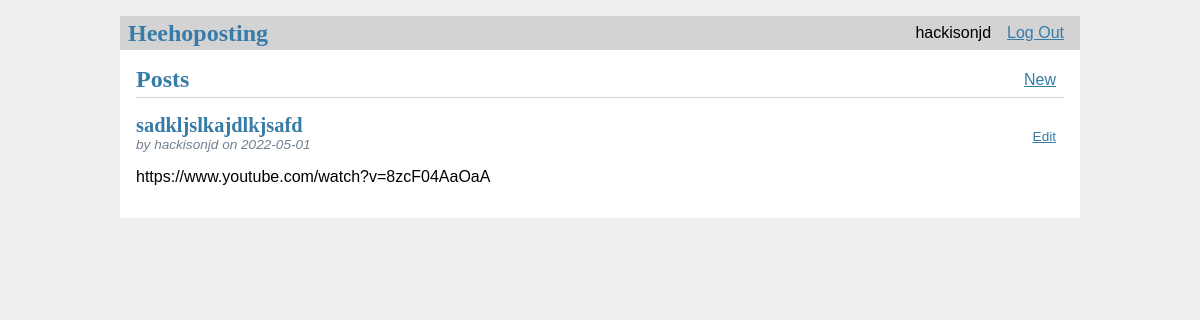
Screenshot of / (signed in) with the database file from the repository.
### tables this page shows
CREATE TABLE user (
  id INTEGER PRIMARY KEY AUTOINCREMENT,
  username TEXT UNIQUE NOT NULL,
  password TEXT NOT NULL
);

CREATE TABLE post (
  id INTEGER PRIMARY KEY AUTOINCREMENT,
  author_id INTEGER NOT NULL,
  created TIMESTAMP NOT NULL DEFAULT CURRENT_TIMESTAMP,
  title TEXT NOT NULL,
  body TEXT NOT NULL,
  FOREIGN KEY (author_id) REFERENCES user (id)
);

### heehoposting/blog.py (the view)
@bp.route('/')
def index():
    db = get_db()
    posts = db.execute(
        'SELECT p.id, title, body, created, author_id, username'
        ' FROM post p JOIN user u ON p.author_id = u.id'
        ' ORDER BY created DESC'
    ).fetchall()
    return render_template('blog/index.html', posts=posts)

### heehoposting/auth.py (called while the page is built)
@bp.before_app_request
def load_logged_in_user():
    user_id = session.get('user_id')
    if user_id is None:
        g.user = None
    else:
        g.user = get_db().execute(
            'SELECT * FROM user WHERE id = ?', (user_id,)
        ).fetchone()

### heehoposting/db.py (called while the page is built)
def get_db():
    if 'db' not in g:
        g.db = sqlite3.connect(
            current_app.config['DATABASE'],
            detect_types = sqlite3.PARSE_DECLTYPES
        )
        g.db.row_factory = sqlite3.Row
    return g.db

### heehoposting/templates/blog/index.html (shortened to what this page needs)
{% extends 'base.html' %}
{% block header %}
  <h1>{% block title %}Posts{% endblock %}</h1>
  {% if g.user %}
    <a class="action" href="{{ url_for('blog.create') }}">New</a>
  {% endif %}
{% endblock %}
{% block content %}
  {% for post in posts %}
    <article class="post">
      <header>
        <div>
          <h1>{{ post['title'] }}</h1>
          <div class="about">by {{ post['username'] }} on {{ post['created'].strftime('%Y-%m-%d') }}</div>
        </div>
        {% if g.user['id'] == post['author_id'] %}
          <a class="action" href="{{ url_for('blog.update', id=post['id']) }}">Edit</a>
        {% endif %}
      </header>
      <p class="body">{{ post['body'] }}</p>
    </article>
  {% endfor %}
{% endblock %}

### heehoposting/templates/base.html (shortened to what this page needs)
<!doctype html>
<link rel="stylesheet" href="{{ url_for('static', filename='style.css') }}">
<nav>
  <h1>Heehoposting</h1>
  <ul>
    {% if g.user %}
      <li><span>{{ g.user['username'] }}</span>
      <li><a href="{{ url_for('auth.logout') }}">Log Out</a>
    {% else %}
      <li><a href="{{ url_for('auth.register') }}">Register</a>
      <li><a href="{{ url_for('auth.login') }}">Log In</a>
    {% endif %}
  </ul>
</nav>
<section class="content">
  <header>
    {% block header %}{% endblock %}
  </header>
  {% block content %}{% endblock %}
</section>

### heehoposting/static/style.css (style rules this page uses)
h1 { font-family: serif; color: #377ba8; margin: 1rem 0; }
a { color: #377ba8; }
nav { background: lightgray; display: flex; align-items: center; padding: 0 0.5rem; }
nav h1 { flex: auto; margin: 0; }
nav ul { display: flex; list-style: none; margin: 0; padding: 0; }
nav ul li a, nav ul li span, header .action { display: block; padding: 0.5rem; }
.content { padding: 0 1rem 1rem; }
.content > header { border-bottom: 1px solid lightgray; display: flex; align-items: flex-end; }
.content > header h1 { flex: auto; margin: 1rem 0 0.25rem 0; }
.post > header { display: flex; align-items: flex-end; font-size: 0.85em; }
.post > header > div:first-of-type { flex: auto; }
.post > header h1 { font-size: 1.5em; margin-bottom: 0; }
.post .about { color: slategray; font-style: italic; }
.post .body { white-space: pre-line; }
.content:last-child { margin-bottom: 0; }

### rows the page displays
user: user.username "hackisonjd"
post: title "sadkljslkajdlkjsafd", username "hackisonjd", created "2022-05-01", body "https://www.youtube.com/watch?v=8zcF04AaOaA"
